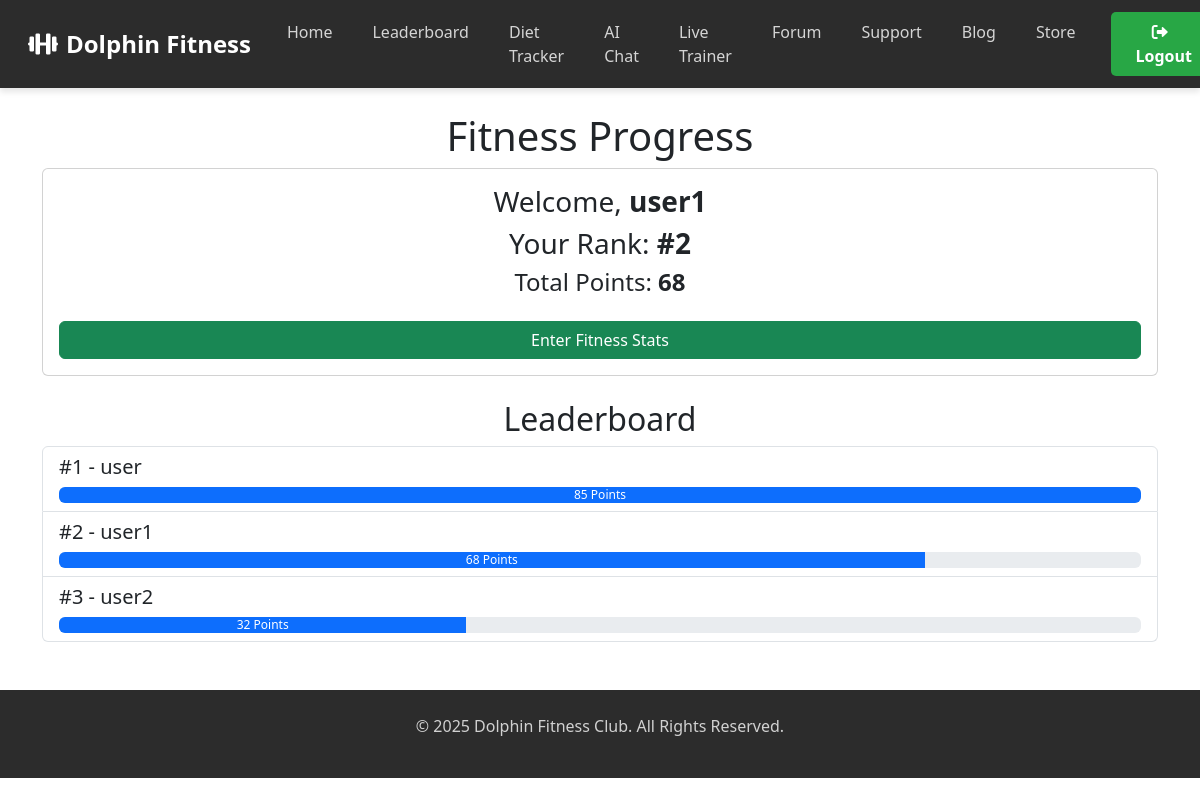
The app's page /index/dashboard/pages/leaderboard.php (signed in) with its own data.
### tables this page shows
CREATE TABLE `leaderboard` (
  `id` int(11) NOT NULL,
  `user_id` int(11) DEFAULT NULL,
  `total_points` int(10) DEFAULT NULL,
  `rank` int(11) DEFAULT NULL
);

CREATE TABLE `users` (
  `id` int(11) NOT NULL,
  `first_name` varchar(100) NOT NULL,
  `last_name` varchar(100) NOT NULL,
  `email` varchar(100) NOT NULL,
  `username` varchar(50) NOT NULL,
  `password` varchar(255) NOT NULL
);

### index/dashboard/pages/leaderboard.php (the view, shortened to what this page needs)
<?php
include_once "component/dashboard_header.php";
include_once "include/db.php";
$user_id = $_SESSION['userid'];
$query = "SELECT users.username, leaderboard.total_points, leaderboard.rank
          FROM leaderboard
          JOIN users ON leaderboard.user_id = users.id
          WHERE leaderboard.user_id = ?";
$stmt = $mysqli->prepare($query);
$stmt->bind_param("i", $user_id);
$stmt->execute();
$result = $stmt->get_result();
$user_data = $result->fetch_assoc();
$total_points = $user_data['total_points'] ?? 0;
$user_rank = $user_data['rank'] ?? "Unranked";
$username = $user_data['username'] ?? "Unknown";
$query = "SELECT users.username, leaderboard.total_points, leaderboard.rank
          FROM leaderboard
          JOIN users ON leaderboard.user_id = users.id
          ORDER BY leaderboard.total_points DESC";
$result = $mysqli->query($query);
$rank_data = [];
while ($row = $result->fetch_assoc()) {
    $rank_data[] = $row;
}
?>
<div class="container mt-4">
    <h1 class="text-center">Fitness Progress</h1>
    <div class="card p-3 mb-4 text-center">
        <h3>Welcome, <strong><?php echo $username; ?></strong></h3>
        <h3>Your Rank: <strong>#<?php echo $user_rank; ?></strong></h3>
        <h4>Total Points: <strong><?php echo $total_points; ?></strong></h4>
        <button class="btn btn-success mt-3" id="openFormBtn">Enter Fitness Stats</button>
    </div>
    <h2 class="text-center">Leaderboard</h2>
    <div class="list-group">
        <?php foreach ($rank_data as $index => $user) {
            $progress = ($user['total_points'] / max(array_column($rank_data, 'total_points'))) * 100;
        ?>
            <div class="list-group-item">
                <h5>#<?php echo $user['rank']; ?> - <?php echo htmlspecialchars($user['username']); ?></h5>
                <div class="progress">
                    <div class="progress-bar" role="progressbar" style="width: <?php echo $progress; ?>%;"
                         aria-valuenow="<?php echo $user['total_points']; ?>" aria-valuemin="0"
                         aria-valuemax="100">
                        <?php echo $user['total_points']; ?> Points
                    </div>
                </div>
            </div>
        <?php } ?>
    </div>
</div>
<?php
include_once "component/dashboard_footer.php";
?>

### records on screen
leaderboard: user.username "user1", rank "2", total_points "68"
leaderboard: rank "1", user.username "user", total_points "85"
leaderboard: rank "3", user.username "user2", total_points "32"
